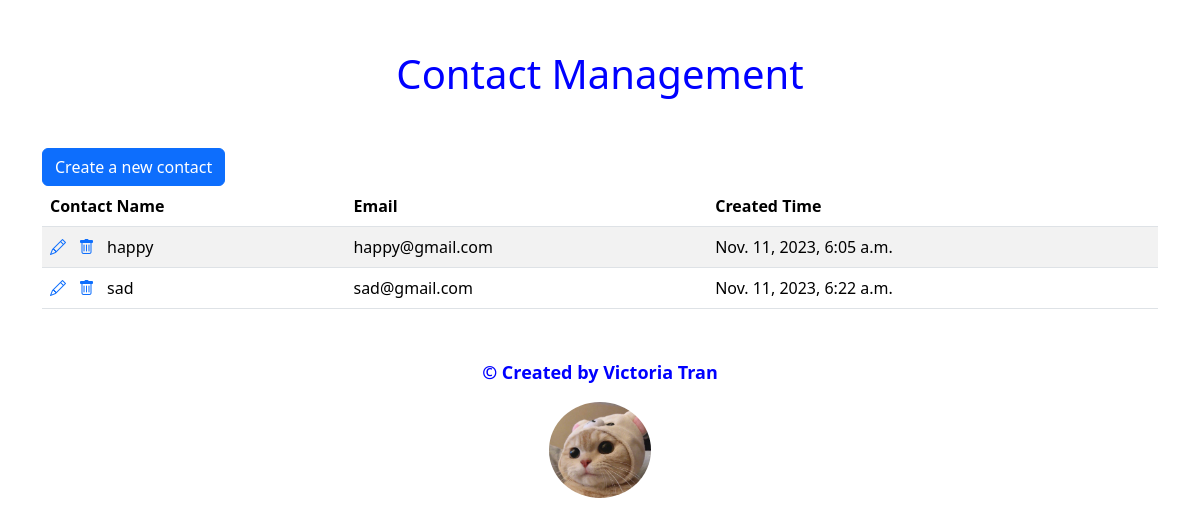
The app's page /, older data.
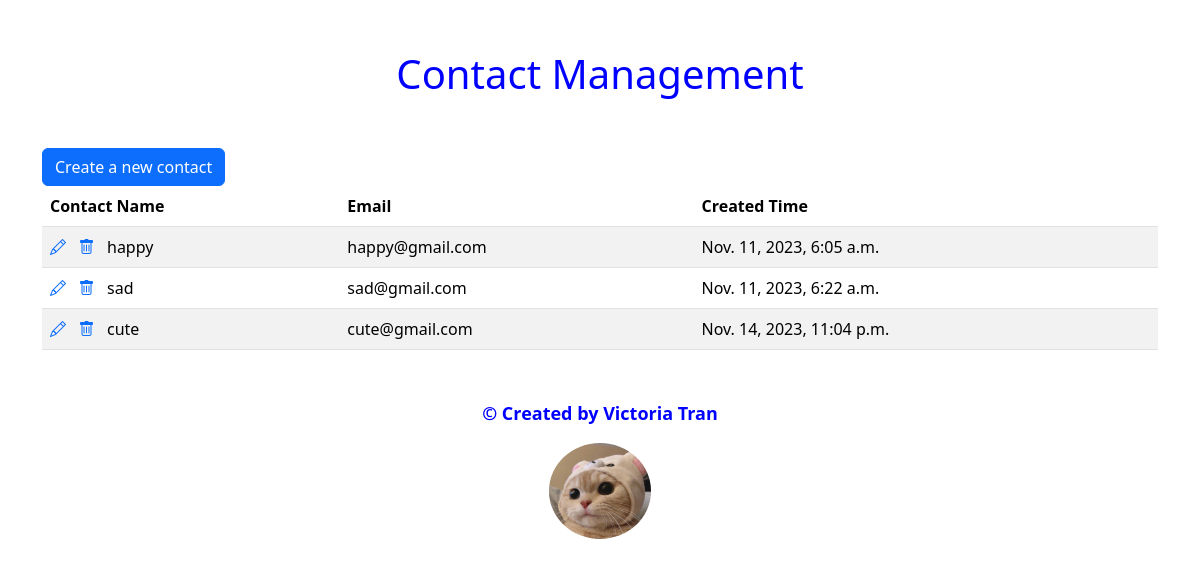
The same page, newer data.
### contacts/models.py (models this page shows)
class Contact(models.Model):
    name = models.CharField(max_length=20, null=False, unique=True, error_messages={'unique':"Contact with this name already exists."})
    email = models.EmailField(null=False, unique=True, error_messages={
        'unique': "This email is already in use.",
        'required': "Email field cannot be empty.",
        'invalid': "Enter a valid email address."})
    notes = models.TextField(max_length = 200, default="", blank="True") #multiple lines of text
    created_time = models.DateTimeField(auto_now_add=True)

### contacts/views.py (the view)
# urls.py: path("", ContactListView.as_view(), name="contact_list"),
class ContactListView(ListView):
    model = Contact

### contacts/templates/contacts/contact_list.html (shortened to what this page needs)
{% extends "base.html" %}
{% block content %}
<h1>Contact Management</h1>
<a class="btn btn-primary" href="{% url 'contact_create' %}">
    Create a new contact
</a>
<table class="table table-striped">
    <thead>
        <tr>
            <th>Contact Name</th>
            <th>Email</th>
            <th>Created Time</th>
        </tr>
    </thead>
    <tbody>
        {% for contact in contact_list %}
        <tr>
            <td>
                <a class="icon-link" href="{% url 'contact_detail' contact.pk %}">
                    <i class="bi bi-pencil"></i> </a>
                <a class="icon-link" href="{% url 'contact_delete' contact.pk %}">
                    <i class="bi bi-trash"></i> </a>
                  {{ contact.name }}
            </td>
            <td>
                {{contact.email}}
            </td>
            <td>
                {{contact.created_time}}
            </td>
        </tr>
        {% endfor %}
    </tbody>
</table>
{% endblock content %}

Row changes from the older to the newer data that the page shows:
added Contact: name "cute", email "cute@gmail.com", created_time "Nov. 14, 2023, 11:04 p.m."
